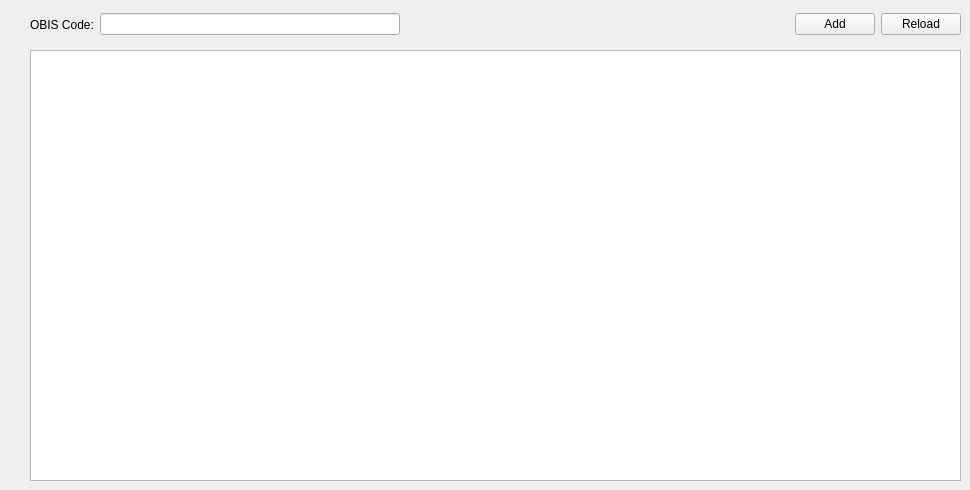
    <widget class="QWidget" name="tab_12">
     <attribute name="title">
      <string>DLMS-Data</string>
     </attribute>
     <widget class="QTableView" name="obisView">
      <property name="geometry">
       <rect>
        <x>30</x>
        <y>50</y>
        <width>931</width>
        <height>431</height>
       </rect>
      </property>
     </widget>
     <widget class="QWidget" name="layoutWidget">
      <property name="geometry">
       <rect>
        <x>30</x>
        <y>10</y>
        <width>931</width>
        <height>29</height>
       </rect>
      </property>
      <layout class="QHBoxLayout" name="obisHLayout">
       <item>
        <widget class="QLabel" name="obisLabel">
         <property name="sizePolicy">
          <sizepolicy hsizetype="Fixed" vsizetype="Preferred">
           <horstretch>0</horstretch>
           <verstretch>0</verstretch>
          </sizepolicy>
         </property>
         <property name="text">
          <string>OBIS Code:</string>
         </property>
        </widget>
       </item>
       <item>
        <widget class="QLineEdit" name="obisCode">
         <property name="sizePolicy">
          <sizepolicy hsizetype="Fixed" vsizetype="Fixed">
           <horstretch>0</horstretch>
           <verstretch>0</verstretch>
          </sizepolicy>
         </property>
         <property name="minimumSize">
          <size>
           <width>300</width>
           <height>0</height>
          </size>
         </property>
         <property name="maximumSize">
          <size>
           <width>300</width>
           <height>16777215</height>
          </size>
         </property>
         <property name="text">
          <string/>
         </property>
        </widget>
       </item>
       <item>
        <spacer name="obisHS">
         <property name="orientation">
          <enum>Qt::Horizontal</enum>
         </property>
         <property name="sizeHint" stdset="0">
          <size>
           <width>100</width>
           <height>20</height>
          </size>
         </property>
        </spacer>
       </item>
       <item>
        <widget class="QPushButton" name="obisAdd">
         <property name="text">
          <string>Add</string>
         </property>
        </widget>
       </item>
       <item>
        <widget class="QPushButton" name="obisReload">
         <property name="text">
          <string>Reload</string>
         </property>
        </widget>
       </item>
      </layout>
     </widget>
    </widget>
